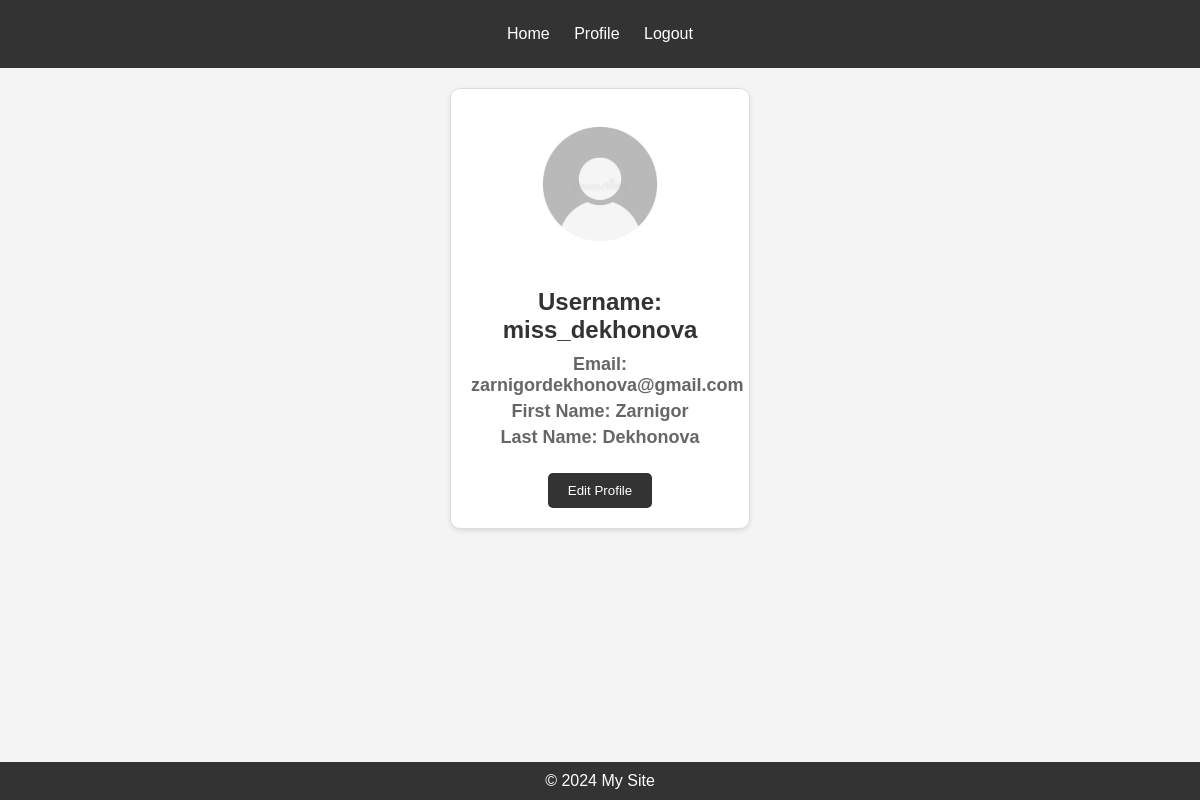
Screenshot of /users/profile/ (signed in) with the database file from the repository.
### users/models.py (models this page shows, shortened)
class CustomUser(AbstractUser):
    image = models.ImageField(upload_to='users_images/', blank=True, null=True, default='default_images/user_image.png')
    groups = models.ManyToManyField(
        Group,
        related_name='custom_user_set',
        blank=True,
        help_text=(
            'The groups this user belongs to. A user will get all permissions '
            'granted to each of their groups.'
        ),
        related_query_name='custom_user',
    )
    user_permissions = models.ManyToManyField(
        Permission,
        related_name='custom_user_set',
        blank=True,
        help_text='Specific permissions for this user.',
        related_query_name='custom_user',
    )
    class Meta:
        db_table = 'customuser'

### users/views.py (the view)
# urls.py: path('profile/', ProfileView.as_view(), name='profile'),
class ProfileView(LoginRequiredMixin,View):
    def get(self, request):
        return render(request, 'users/profile.html',{"user": request.user})

### templates/users/profile.html (shortened to what this page needs)
{% extends 'base.html' %}
{% block content %}
    <div class="card-profile">
        {% if user.image %}
            <img src="{{ user.image.url }}" alt="User Image" height="150px">
        {% else %}
            <p>No image available</p>
        {% endif %}
        <h2>Username: {{ user.username }}</h2>
        <h3>Email: {{ user.email }}</h3>
        <h3>First Name: {{ user.first_name }}</h3>
        <h3>Last Name: {{ user.last_name }}</h3>
        <button>
            <a href=" url {% url 'users:edit_profile' %}">Edit Profile</a>
        </button>
    </div>
{% endblock %}

### templates/base.html (style rules this page uses)
* { margin: 0; padding: 0; box-sizing: border-box; text-decoration: none; list-style: none; }
body { font-family: Arial, sans-serif; background-color: #f4f4f4; margin: 0; padding: 0; }
.card-profile { max-width: 300px; margin: 20px auto; padding: 20px; border: 1px solid #ddd; border-radius: 10px; box-shadow: 0 2px 5px rgba(0, 0, 0, 0.1); text-align: center; background-color: #fff; font-family: Arial, sans-serif; }
.card-profile img { border-radius: 50%; margin-bottom: 15px; }
.card-profile h2 { margin: 10px 0; font-size: 24px; color: #333; }
.card-profile h3 { margin: 5px 0; font-size: 18px; color: #666; }
.card-profile button { margin-top: 20px; padding: 10px 20px; background-color: #333; color: white; border: none; border-radius: 5px; cursor: pointer; transition: background-color 0.3s ease; }
.card-profile button a { color: white; text-decoration: none; }

### rows the page displays
CustomUser: image (picture), username "miss_dekhonova", email "zarnigordekhonova@gmail.com", first_name "Zarnigor", last_name "Dekhonova"
